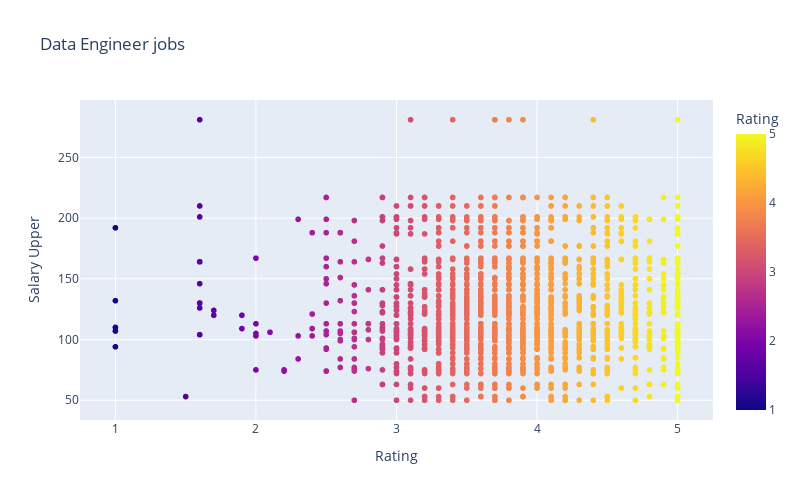

The cell this chart's notebook holds for it:
### Markdown cell above
### 6 - Mối quan hệ giữa rating và mức lương trung bình?
Đưa ra nhận xét về mối quan hệ của 2 yếu tố này để quyết định xem có nên chọn công ty dựa trên rating hay không.

### Code cell
fig = px.scatter(data_engineer_jobs, x='Rating', y='Salary Upper',color="Rating",\
                hover_data=['Job Title', 'Location City', 'Sector','Company Name'], \
                title = "Data Engineer jobs",\
                width=800, height=500)
fig.show()

### Figure 1 — Plotly figure (JSON) as saved in the notebook; plotly's stock layout.template omitted (floating-point values rounded to 4 significant figures; data arrays with more than 128 entries replaced by an {"elided": "..."} marker saying what was removed)
{"data": [{"customdata": {"elided": "2398x4 str values"}, "hovertemplate": "Rating=%{marker.color}<br>Salary Upper=%{y}<br>Job Title=%{customdata[0]}<br>Location City=%{customdata[1]}<br>Sector=%{customdata[2]}<br>Company Name=%{customdata[3]}<extra></extra>", "legendgroup": "", "marker": {"color": {"elided": "2398 float values"}, "coloraxis": "coloraxis", "symbol": "circle"}, "mode": "markers", "name": "", "showlegend": false, "type": "scattergl", "x": {"elided": "2398 float values"}, "xaxis": "x", "y": {"elided": "2398 int values"}, "yaxis": "y"}], "layout": {"coloraxis": {"colorbar": {"title": {"text": "Rating"}}, "colorscale": [[0, "#0d0887"], [0.1111, "#46039f"], [0.2222, "#7201a8"], [0.3333, "#9c179e"], [0.4444, "#bd3786"], [0.5556, "#d8576b"], [0.6667, "#ed7953"], [0.7778, "#fb9f3a"], [0.8889, "#fdca26"], [1, "#f0f921"]]}, "height": 500, "legend": {"tracegroupgap": 0}, "title": {"text": "Data Engineer jobs"}, "width": 800, "xaxis": {"anchor": "y", "domain": [0, 1], "title": {"text": "Rating"}}, "yaxis": {"anchor": "x", "domain": [0, 1], "title": {"text": "Salary Upper"}}}}
